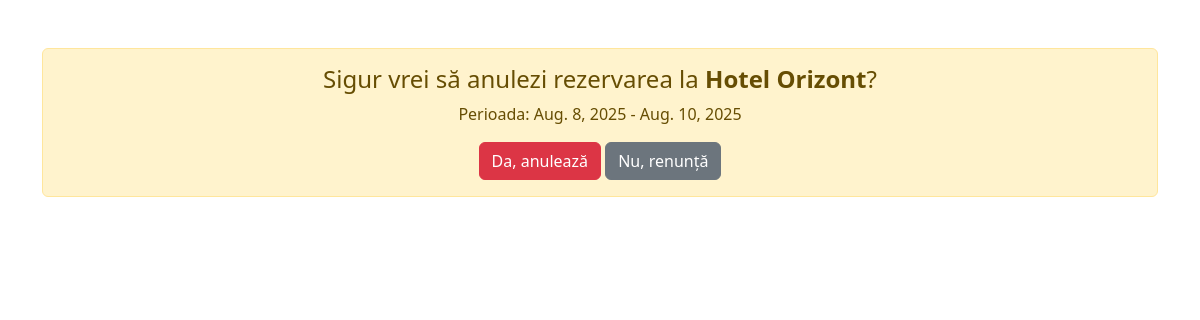
Page /booking/cancel-reservation/65/ (signed in) on the committed database.
### booking/models/reservation.py (models this page shows, shortened)
class Reservation(models.Model):
    user = models.ForeignKey(settings.AUTH_USER_MODEL, on_delete=models.CASCADE)
    hotel = models.ForeignKey(Hotel, on_delete=models.CASCADE)
    room_type = models.CharField(max_length=3, choices=Hotel.HOTEL_TYPES, editable=False)
    start_date = models.DateField()
    end_date = models.DateField()
    total_price = models.DecimalField(max_digits=8, decimal_places=2, blank=True, null=True)

### booking/models/hotel.py (models this page shows, shortened)
class Hotel(models.Model):
    HOTEL_TYPES = [
        ('1P', 'Cameră pentru 1 persoană'),
        ('2P', 'Cameră pentru 2 persoane'),
        ('3P', 'Cameră pentru 3 persoane'),
        ('APT', 'Apartament'),
    ]
    name = models.CharField(max_length=100)
    location = models.CharField(max_length=100)
    description = models.TextField()
    available_types = models.CharField(max_length=3, choices=HOTEL_TYPES)
    price_per_night = models.DecimalField(max_digits=7, decimal_places=2)
    is_active = models.BooleanField(default=True)
    photo_url = models.URLField(blank=True, null=True)
    amenities = models.ManyToManyField(Amenity, blank=True, related_name='hotels')

### booking/views/reservation_views.py (the view)
# urls.py: path('cancel-reservation/<int:reservation_id>/', cancel_reservation_view, name='cancel_reservation'),
@login_required
def cancel_reservation_view(request, reservation_id):
    reservation = get_object_or_404(Reservation, id=reservation_id, user=request.user)
    days_before_checkin = (reservation.start_date - date.today()).days
    if days_before_checkin < 2:
        return HttpResponseForbidden("Rezervarea nu mai poate fi anulată cu mai puțin de 2 zile înainte.")
    if request.method == 'POST':
        reservation.delete()
        return redirect('my_reservations')
    return render(request, 'booking/cancel_reservation_confirm.html', {
        'reservation': reservation
    })

### booking/templates/booking/cancel_reservation_confirm.html (shortened to what this page needs)
<!DOCTYPE html>
<html>
<head>
    <link href="https://cdn.jsdelivr.net/npm/bootstrap@5.3.3/dist/css/bootstrap.min.css" rel="stylesheet">
</head>
<body>
    <div class="container mt-5">
        <div class="alert alert-warning text-center">
            <h4>Sigur vrei să anulezi rezervarea la <strong>{{ reservation.hotel.name }}</strong>?</h4>
            <p>Perioada: {{ reservation.start_date }} - {{ reservation.end_date }}</p>
            <form method="post">
                <button type="submit" class="btn btn-danger">Da, anulează</button>
                <a href="{% url 'my_reservations' %}" class="btn btn-secondary">Nu, renunță</a>
            </form>
        </div>
    </div>
</body>
</html>

### rows in the picture
Reservation: hotel.name "Hotel Orizont", start_date "Aug. 8, 2025", end_date "Aug. 10, 2025"
